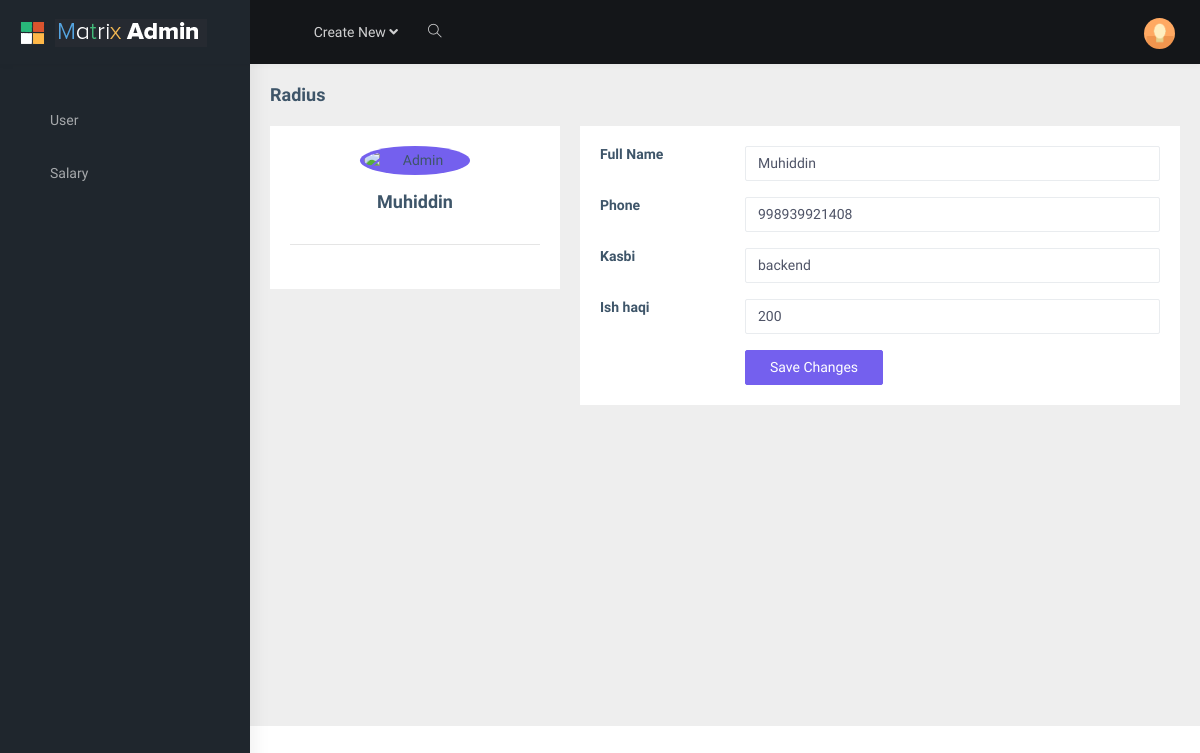
The page /api/admin/user/salary/1/ (signed in) on the database its author committed.
### salary/models.py (models this page shows, shortened)
class Workers(models.Model):
    CHOICES = (
        ('true', 'TRUE'),
        ('false', 'FALSE')
    )
    full_name = models.CharField(max_length=125)
    phone = models.CharField(max_length=12)
    age = models.IntegerField(default=0)
    job = models.CharField(max_length=125)
    birthday = models.DateField(auto_now=False, auto_now_add=False, blank=True, null=True)
    salary = models.IntegerField(default=0)
    telegram_id = models.CharField(max_length=125)
    bons = models.IntegerField(default=0)
    fine = models.IntegerField(default=0)
    give = models.IntegerField(default=0)
    residue = models.IntegerField(default=0)
    step = models.IntegerField(default=0)
    clock_in = models.TimeField(blank=True, null=True)
    clock_out = models.TimeField(blank=True, null=True)
    month = models.DateField(blank=True, null=True)
    image = models.CharField(blank=True, null=True, max_length=125)
    type = models.CharField(max_length=12, blank=True, null=True)
    status = models.CharField(max_length=25, choices=CHOICES, default='true', blank=True, null=True)

### salary/views.py (the view, shortened to what this page needs)
# urls.py: path('user/salary/<int:id>/', EditSalaryView.as_view(), name='edit_salary'),
class EditSalaryView(UpdateView):
    def get(self, request, *args, **kwargs):
        if not request.user.is_authenticated:
            return HttpResponseRedirect(reverse_lazy('login'))
        form = SalaryEditForm
        user = Workers.objects.get(id=self.kwargs['id'])
        context = {
            'form': form,
            'user': user
        }
        return render(request, 'admin/salaryedit.html', context)

### salary/templates/admin/salaryedit.html (shortened to what this page needs)
{% extends 'base.html' %}
{% load static %}
{% block content %}
		<div class="main-body">
			<div class="row">
				<div class="col-lg-4">
					<div class="card">
						<div class="card-body">
							<div class="d-flex flex-column align-items-center text-center">
								<img src="https://bootdey.com/img/Content/avatar/avatar6.png" alt="Admin" class="rounded-circle p-1 bg-primary" width="110">
								<div class="mt-3">
									<h4>{{user.full_name}}</h4>
								</div>
							</div>
							<hr class="my-4">
						</div>
					</div>
				</div>
				<div class="col-lg-8">
					<div class="card">
						<div class="card-body">
							<form method="post">
							<div class="row mb-3">
								<div class="col-sm-3">
									<h6 class="mb-0">Full Name</h6>
								</div>
								<div class="col-sm-9 text-secondary">
									<input type="text" class="form-control" name="full_name" value="{{user.full_name}}">
								</div>
							</div>
							<div class="row mb-3">
								<div class="col-sm-3">
									<h6 class="mb-0">Phone</h6>
								</div>
								<div class="col-sm-9 text-secondary">
									<input type="tel" class="form-control" name="phone" value="{{user.phone}}">
								</div>
							</div>
							<div class="row mb-3">
								<div class="col-sm-3">
									<h6 class="mb-0">Kasbi</h6>
								</div>
								<div class="col-sm-9 text-secondary">
									<input type="text" class="form-control" name="shop" value="{{user.job}}">
								</div>
							</div>
							<div class="row mb-3">
								<div class="col-sm-3">
									<h6 class="mb-0">Ish haqi</h6>
								</div>
								<div class="col-sm-9 text-secondary">
									<input type="number" class="form-control" name="salary" value="{{user.salary}}">
								</div>
							</div>
							<div class="row">
								<div class="col-sm-3"></div>
								<div class="col-sm-9 text-secondary">
									<input type="submit" class="btn btn-primary px-4" value="Save Changes">
								</div>
							</div>
							</form>
						</div>
					</div>
				</div>
			</div>
		</div>
{% endblock content%}

### rows shown on the page
Workers: full_name "Muhiddin", phone "998939921408", shop "backend", salary "200"
